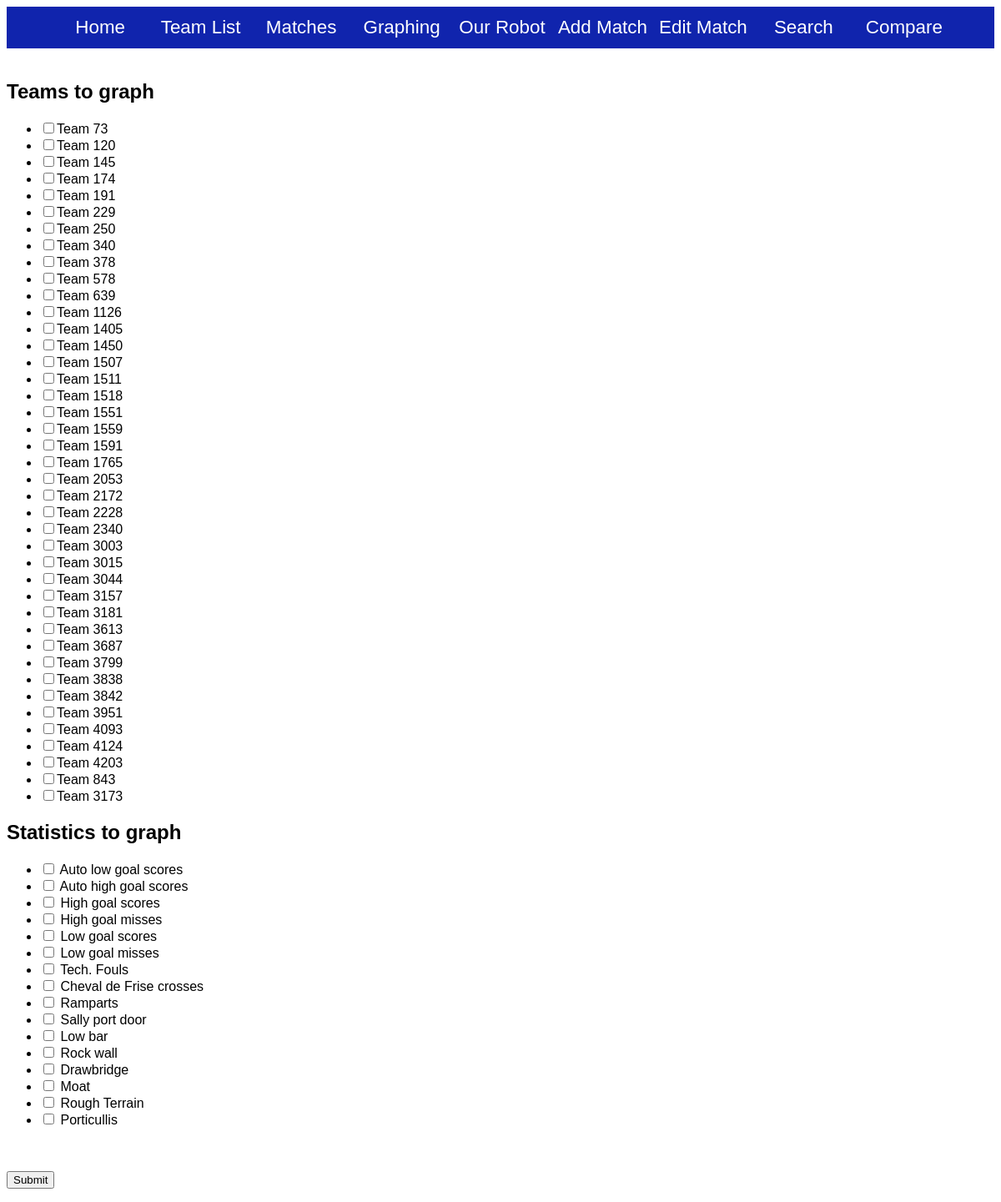
The app's page /2016/comparison with its own data.
### Scouting2016/models.py (models this page shows, shortened)
class Team(models.Model):
    teamNumber = models.IntegerField()

### Scouting2016/views.py (the view, shortened to what this page needs)
def show_comparison(request):
    context = {}
    context['teams'] = Team.objects.all()
    return render(request, 'Scouting2016/showComparison.html', context)

### Scouting2016/templates/Scouting2016/showComparison.html (shortened to what this page needs)
<html>
<head>
{% load staticfiles %}
<link rel="stylesheet" type="text/css"
	href="{% static 'Scouting2016/style.css' %}" />
</head>
<body>
	{% include "Scouting2016/banner.html" %}
	<form action="{% url 'Scouting2016:comparison' %}" method="get">
		<h2>Teams to graph</h2>
		<ul>
			{% for team in teams %}
			<li><input type="checkbox" name="{{ team.teamNumber }}" {% if team.teamNumber in selected_team_numbers %} checked {% endif %}>Team {{ team.teamNumber }}</li> {% endfor %}
		</ul>
		<h2>Statistics to graph</h2>
		<ul>
			<li> <input type="checkbox" name="auto_score_low"        {%if 'auto_score_low'         in selected_fields_names %} checked {% endif %} > Auto low goal scores     </li>
			<li> <input type="checkbox" name="auto_score_high"       {%if 'auto_score_high'        in selected_fields_names %} checked {% endif %} > Auto high goal scores    </li>
			<li> <input type="checkbox" name="high_score_successful" {%if 'high_score_successful'  in selected_fields_names %} checked {% endif %} > High goal scores         </li>
			<li> <input type="checkbox" name="high_score_fail"       {%if 'high_score_fail'        in selected_fields_names %} checked {% endif %} > High goal misses         </li>
			<li> <input type="checkbox" name="low_score_successful"  {%if 'low_score_successful'   in selected_fields_names %} checked {% endif %} > Low goal scores          </li>
			<li> <input type="checkbox" name="low_score_fail"        {%if 'low_score_fail'         in selected_fields_names %} checked {% endif %} > Low goal misses          </li>
			<li> <input type="checkbox" name="score_tech_foul"       {%if 'score_tech_foul'        in selected_fields_names %} checked {% endif %} > Tech. Fouls              </li>
			<li> <input type="checkbox" name="cheval_de_frise"       {%if 'cheval_de_frise'        in selected_fields_names %} checked {% endif %} > Cheval de Frise crosses  </li>
			<li> <input type="checkbox" name="ramparts"              {%if 'ramparts'               in selected_fields_names %} checked {% endif %} > Ramparts                 </li>
			<li> <input type="checkbox" name="sally_port"            {%if 'sally_port'             in selected_fields_names %} checked {% endif %} > Sally port door          </li>
			<li> <input type="checkbox" name="low_bar"               {%if 'low_bar'                in selected_fields_names %} checked {% endif %} > Low bar                  </li>
			<li> <input type="checkbox" name="rock_wall"             {%if 'rock_wall'              in selected_fields_names %} checked {% endif %} > Rock wall                </li>
			<li> <input type="checkbox" name="draw_bridge"           {%if 'draw_bridge'            in selected_fields_names %} checked {% endif %} > Drawbridge               </li>
			<li> <input type="checkbox" name="moat"                  {%if 'moat'                   in selected_fields_names %} checked {% endif %} > Moat                     </li>
			<li> <input type="checkbox" name="rough_terrain"         {%if 'rough_terrain'          in selected_fields_names %} checked {% endif %} > Rough Terrain            </li>
			<li> <input type="checkbox" name="portcullis"            {%if 'portcullis'             in selected_fields_names %} checked {% endif %} > Porticullis              </li>
		</ul>
		<br> </br> <input type="submit" value="Submit">
	</form>
</body>
</html>

### Scouting2016/static/Scouting2016/style.css (style rules this page uses)
body { background-color: #FFFFFF; font-family: 'Century Gothic', CenturyGothic, AppleGothic, sans-serif; }
h2 { font-family: 'Trebuchet MS', 'Lucida Grande', 'Lucida Sans Unicode', 'Lucida Sans', Tahoma, sans-serif; color: #000000; }

### records on screen
Team: teamNumber "73"
Team: teamNumber "120"
Team: teamNumber "145"
Team: teamNumber "174"
Team: teamNumber "191"
Team: teamNumber "229"
Team: teamNumber "250"
Team: teamNumber "340"
Team: teamNumber "378"
Team: teamNumber "578"
Team: teamNumber "639"
Team: teamNumber "1126"
Team: teamNumber "1405"
Team: teamNumber "1450"
Team: teamNumber "1507"
Team: teamNumber "1511"
Team: teamNumber "1518"
Team: teamNumber "1551"
Team: teamNumber "1559"
Team: teamNumber "1591"
Team: teamNumber "1765"
Team: teamNumber "2053"
Team: teamNumber "2172"
Team: teamNumber "2228"
Team: teamNumber "2340"
Team: teamNumber "3003"
Team: teamNumber "3015"
Team: teamNumber "3044"
Team: teamNumber "3157"
Team: teamNumber "3181"
Team: teamNumber "3613"
Team: teamNumber "3687"
Team: teamNumber "3799"
Team: teamNumber "3838"
Team: teamNumber "3842"
Team: teamNumber "3951"
Team: teamNumber "4093"
Team: teamNumber "4124"
Team: teamNumber "4203"
Team: teamNumber "843"
Team: teamNumber "3173"
